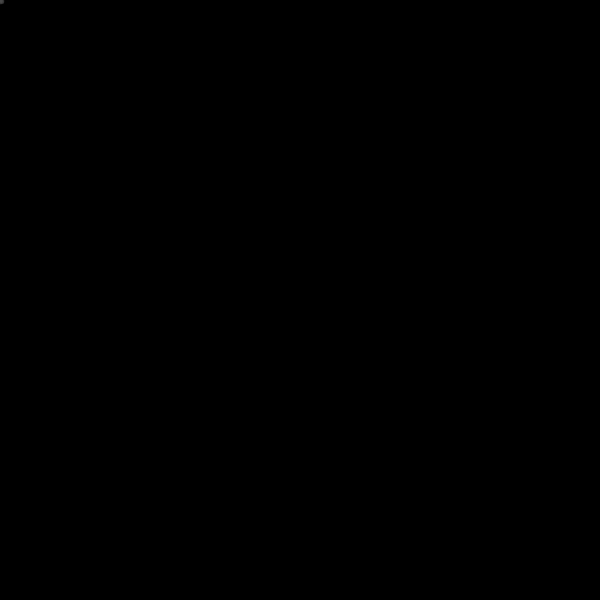
Frame 1 (no input)
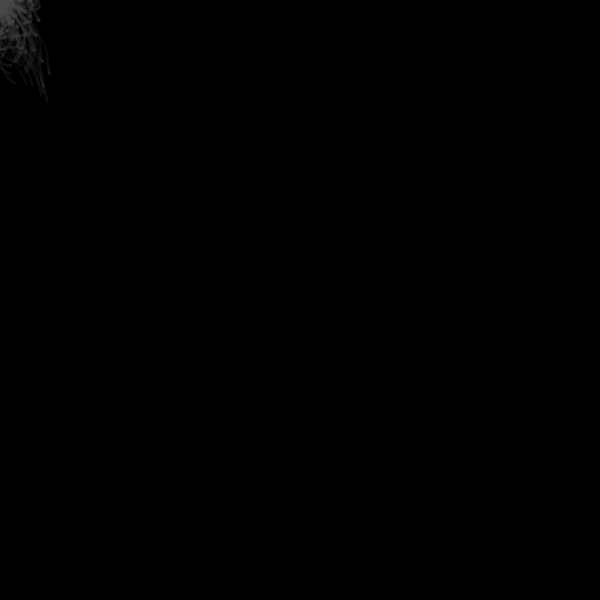
Frame 60 (the mouse pressed at the canvas centre just before this capture)
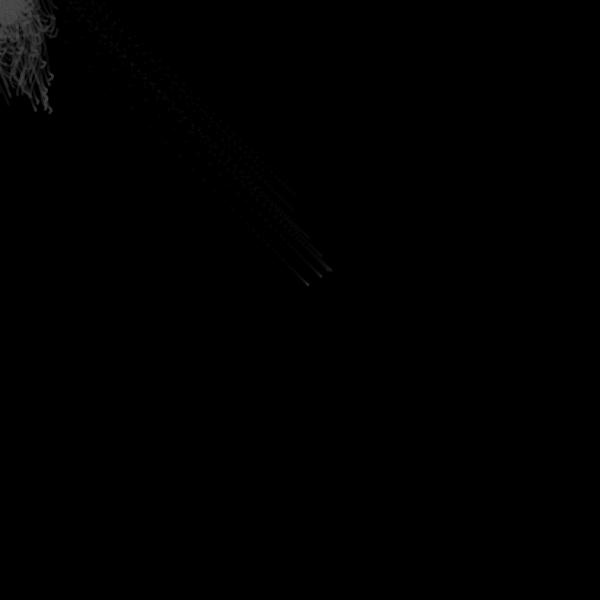
Frame 120 (the mouse held since frame 60 and released just before this capture)

The Processing sketch that drew these frames (run headless with seeded random() and noise(); from frame 60 on, the mouse is pressed at the canvas centre):

// Processing sketch: processing_64048
// ── processing_64048.pde

/***
* Este sketch pertenece a los materiales del taller
* Sistemas Generativos: Cómo adiestrar a la computadora para que haga arte en lugar de uno
* Dictado por Leonardo Solaas en el Centro Cultural de España en Buenos Aires en mayo de 2010
*
* Este código se distribuye bajo licencia GNU/GPL v3: http://www.gnu.org/licenses/gpl.txt
***/

//cantidad de agentes autónomos
int cant = 350;
//dibujar las trayectorias o no?
//boolean dibujar = false;
// darle a cada agente una variación individual?
boolean variar = true;

Bola bolas[];

void setup(){
  size(600, 600);
  background(0);
  fill(50,20);
  stroke(80,10);
  smooth();
  
  //crear todos los agentes y almacenarlos en un array
  bolas = new Bola[cant];
  for(int n=0; n<cant; n++){
    bolas[n] = new Bola();
  }
}

void draw(){
  //si no estamos dibujando las trayectorias, limpiar la pantalla
  //if(!dibujar) background(255);
  
  //recorrer la lista de agentes y moverlos. el primero sigue al mouse, los demás siguen al anterior en la lista
  for(int n=0; n<cant; n++){
    float x, y;
    if(n == 0){
       x = bolas[n].x + (mouseX - bolas[n].x) / 10;
       y = bolas[n].y + (mouseY - bolas[n].y) / 10;
    }else{
      x = bolas[n].x + (bolas[n-1].x - bolas[n].x) / 5;
      y = bolas[n].y + (bolas[n-1].y - bolas[n].y) / 5;
    }
    bolas[n].paso(x, y);
  }
}

//definición de la clase Bola
class Bola{
  float x, y; //posición actual
  float ax, ay; //posición anterior
  float rx, ry; //variación individual de la posición
  
  Bola(){
    // determinar valores iniciales de las variables
    ax = x = 0;
    ay = y = 0;
    rx = variar ? random(-3, 3) : 0;
    ry = variar ? random(-3, 3) : 0;
  }
  
  void paso(float inputX, float inputY){
    //modificar posición
    x = inputX + rx;
    y = inputY + ry;
    
    //trazar trayectoria o mostrar posición con un círculo
    //if(dibujar){
     // line(ax, ay, x, y);
    //}else{
      ellipse(x, y, 2, 2);
    }
    
    //almacenar posición actual para el próximo paso
    //ax = x;
    //ay = y;
  }
//
